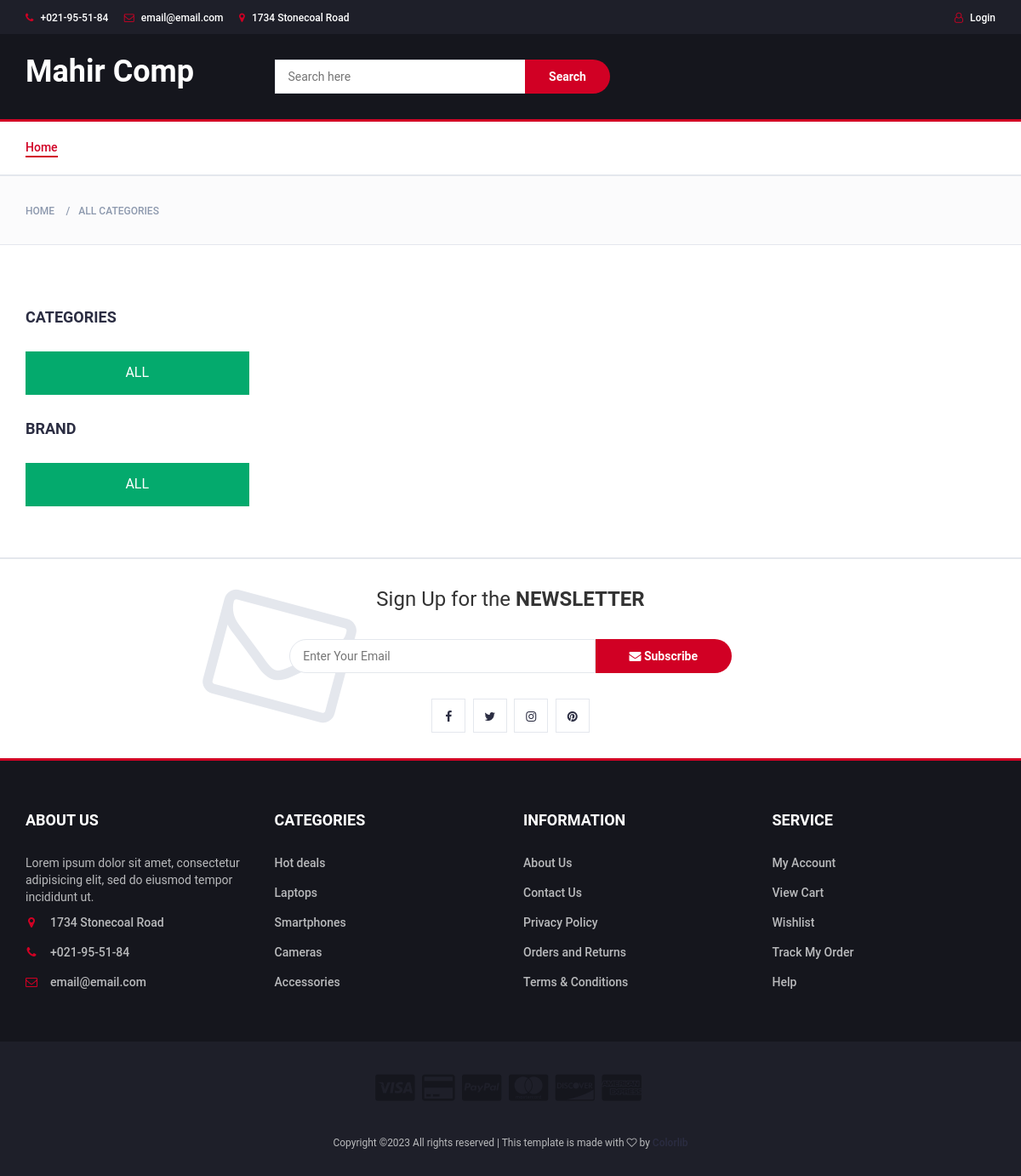
/, run on an earlier commit of the app's database.
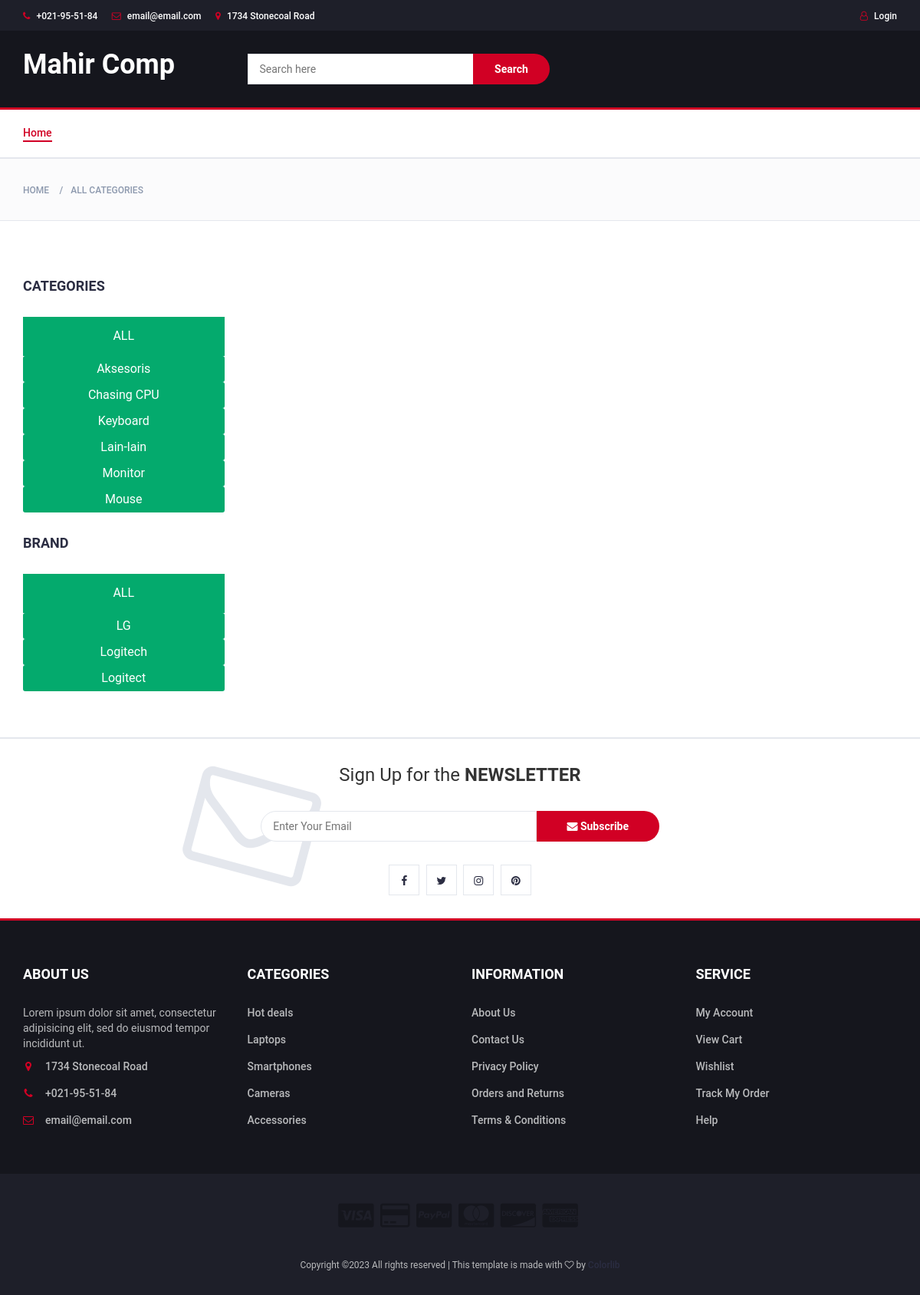
And on a later commit of the database.
### tables this page shows
CREATE TABLE `tb_kategori_barang` (
  `id_kategori` varchar(15) NOT NULL,
  `nm_kategori` varchar(50) DEFAULT NULL
);

### application/controllers/Front.php (called while the page is built, shortened)
<?php
class Front extends CI_Controller {
  public function __construct(){
      $this->load->library('midtrans');
      $this->load->helper('url');
      $this->load->library('pagination');
      $this->load->database();
  }
	public function index()
	{
        $this->db->order_by("nm_kategori", "asc");
        $data['kategori'] = $this->db->get('tb_kategori_barang')->result();
        $data['merk'] = $this->db->query("select distinct merk from tb_barang where merk not in ('-') order by merk")->result();
        $this->load->view('template/front/header');
        $this->load->view('template/front/menu');
        $this->load->view('pages/front/home', $data);
        $this->load->view('template/front/footer');
	}
}

### index.php (called while the page is built, shortened)
<?php
require_once BASEPATH.'core/CodeIgniter.php';

### application/views/pages/front/home.php (the view, shortened to what this page needs)
<div id="breadcrumb" class="section">
	<div class="container">
		<div class="row">
			<div class="col-md-12">
				<ul class="breadcrumb-tree">
					<li><a href="<?php echo base_url('front'); ?>">Home</a></li>
					<li class="active"><a href="javascript;:">All Categories</a></li>
				</ul>
			</div>
		</div>
	</div>
</div>
<div class="section">
	<div class="container">
		<div class="row">
			<div id="aside" class="col-md-3">
				<div class="aside">
					<h3 class="aside-title">Categories</h3>
					<div class="checkbox-filter">
					<button type="button" class="btn-danger block" onclick="actKategori('')">ALL</button>
					<?php foreach($kategori as $kat){ ?>
						<button type="button" onclick="actKategori('<?= $kat->id_kategori ?>')" class="btn-sm btn-danger block" style="padding: 5px 10px!important;"><?= $kat->nm_kategori ?></button>
					<?php } ?>
					</div>
				</div>
				<div class="aside">
					<h3 class="aside-title">Brand</h3>
					<div class="checkbox-filter">
						<button type="button" class="btn-danger block" onclick="actMerk('')">ALL</button>
						<?php foreach($merk as $brand){ ?>
						<button type="button" class="btn-sm btn-danger block" onclick="actMerk('<?= $brand->merk ?>')" style="padding: 5px 10px!important;"><?= $brand->merk ?></button>
						<?php } ?>
					</div>
				</div>
			</div>
			<div id="store" class="col-md-9">
			</div>
		</div>
	</div>
</div>

What changed in the data, as far as the page shows it:
added tb_kategori_barang: nm_kategori "Aksesoris"
added tb_kategori_barang: nm_kategori "Chasing CPU"
added tb_kategori_barang: nm_kategori "Keyboard"
added tb_kategori_barang: nm_kategori "Lain-lain"
added tb_kategori_barang: nm_kategori "Monitor"
added tb_kategori_barang: nm_kategori "Mouse"
Also different on the page:
new list line: "LG"
new list line: "Logitech"
new list line: "Logitect"
